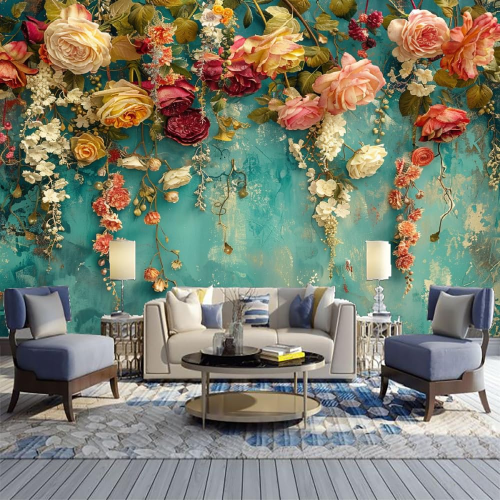
#> input picture Edge_Detection_Erosion_Dilation/wallpaper.jpg, 1000 x 1000 px (shown at 1/2 size)
$ python erosion_dilation_main.py
#> lines starting #> are read from the running program, lines starting #| are printed output that depends on the picture; after the words box and inside, x2 and y2 are one past the last pixel; in counts of white or black regions, pixels touching at a corner belong together
'''
Erosion helps in removing noise.
Dilation means to add/get clear properties.
'''

import numpy as np
import cv2, os

current_directory = os.getcwd()

# Image
image = "wallpaper.jpg"  # Change this to your desired file name

image_path = os.path.join(current_directory, image)

img = cv2.imread(image_path)
#> img is the input picture: shape (1000, 1000, 3); mean B, G, R 112.1, 128.2, 125.7
img = cv2.resize(img,(840,660))
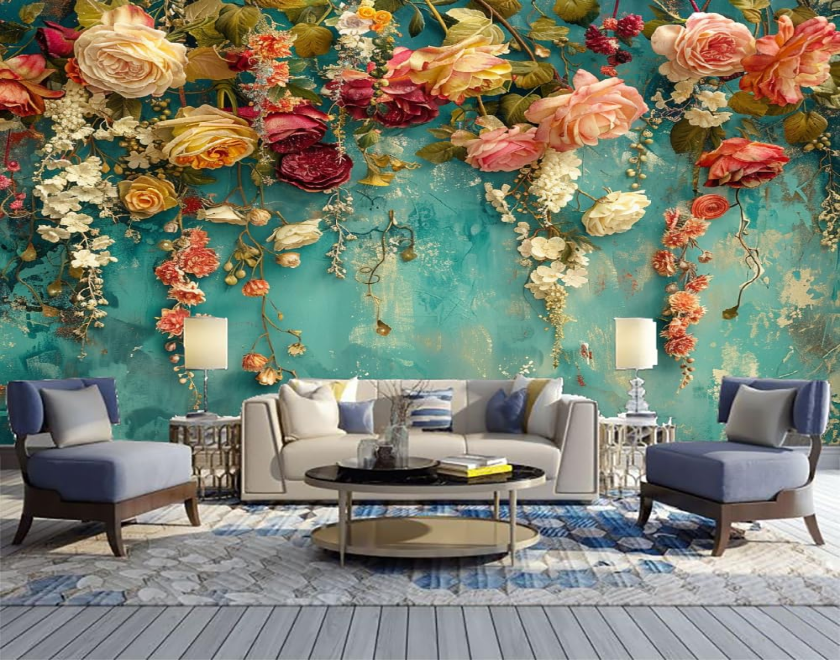
#> img: shape (660, 840, 3); mean B, G, R 112, 128.1, 125.6

gray_img = cv2.cvtColor(img, cv2.COLOR_BGR2GRAY)
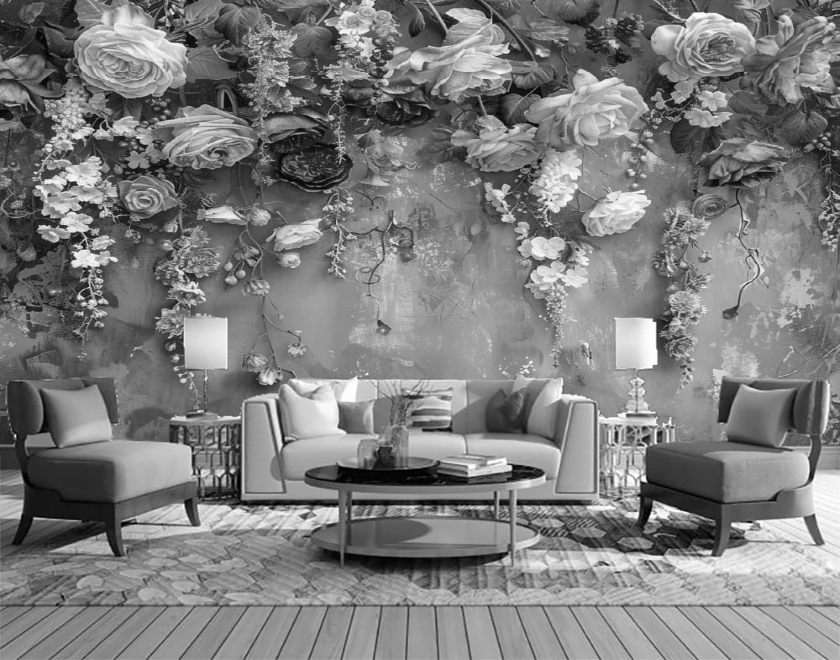
#> gray_img: shape (660, 840); min 0, max 255, mean 125.5
canny_img = cv2.Canny(gray_img,150,200)
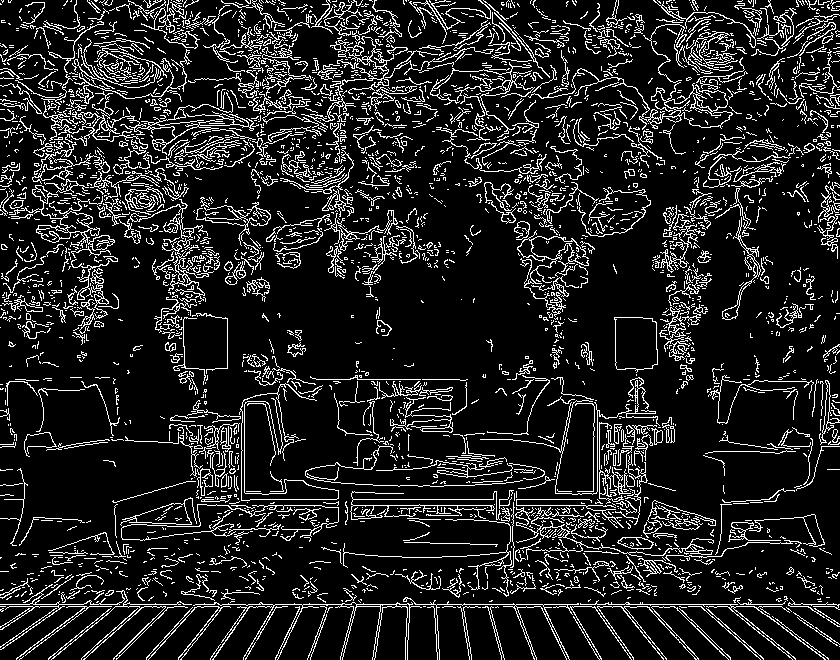
#> canny_img: shape (660, 840); 13.2% white in thin lines or dots

# Erosion
kernel = np.ones((1,1),np.uint8) # Dimensions are hyperparameters
erode_img = cv2.erode(canny_img, kernel, iterations=1) # Removes noise as kernel iterates to different parts of canny image
# cv2.imshow('Eroded Image',erode_img)
# cv2.waitKey(0)
# cv2.destroyAllWindows()


# Dilation
kernel = np.ones((4,4),np.uint8) # Dimensions are hyperparameters
dil_img = cv2.dilate(canny_img,kernel=kernel,iterations=1) # To add/get clear properties of image as kernel iterates to different parts of canny image
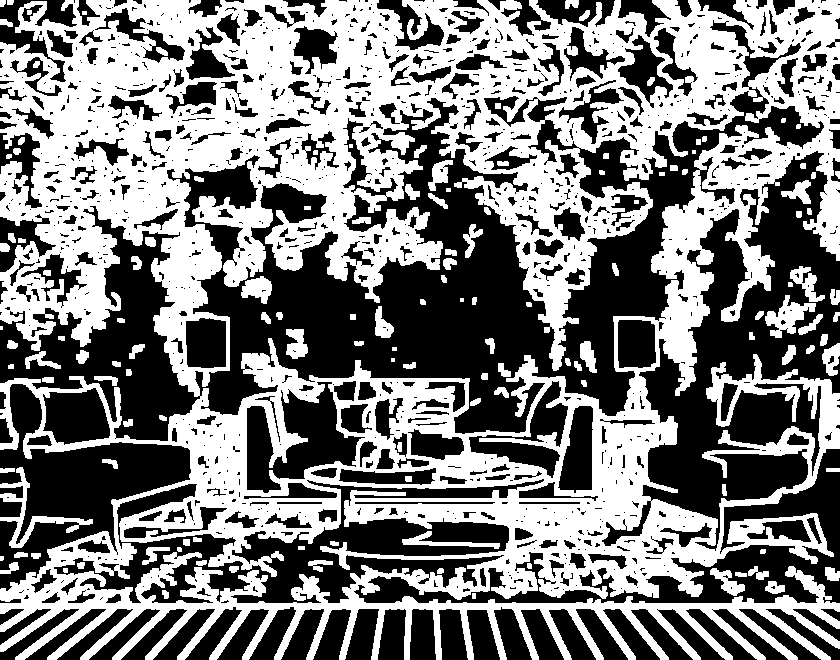
#> dil_img: shape (660, 840); 48.6% white; 137 white regions (6 under 20 px), largest, box (x1, y1, x2, y2) and area: (0, 0, 840, 660) 255328, (0, 467, 93, 548) 1322, (765, 295, 816, 338) 943
cv2.imshow('Dilated Image',dil_img)
cv2.waitKey(0)
cv2.destroyAllWindows()
